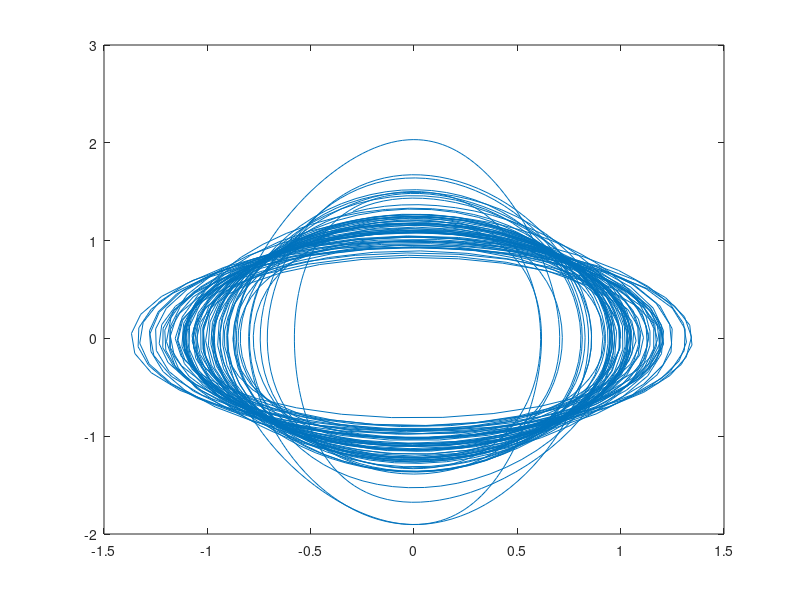

The MATLAB source for this figure:
clf
% Define the time span
tspan = [0, 100];

% Initial conditions: [x0, y0]
s0 = [1,0,0,2,0];

k = 5; % coupling strength

% Solve the system of differential equations
[t, s] = ode45(@(t,s) [-((2*pi*(s(3)/100 + 0.3))^2)*s(2); ...
                        k*s(1); ...
                        % Rössler equations below
                        -s(4) - s(5); ...
                        s(3) + 0.1*s(4); ...
                        0.1 + s(5)*(s(3) - 14)], tspan, s0);


plot(s(:,1), s(:,2))
